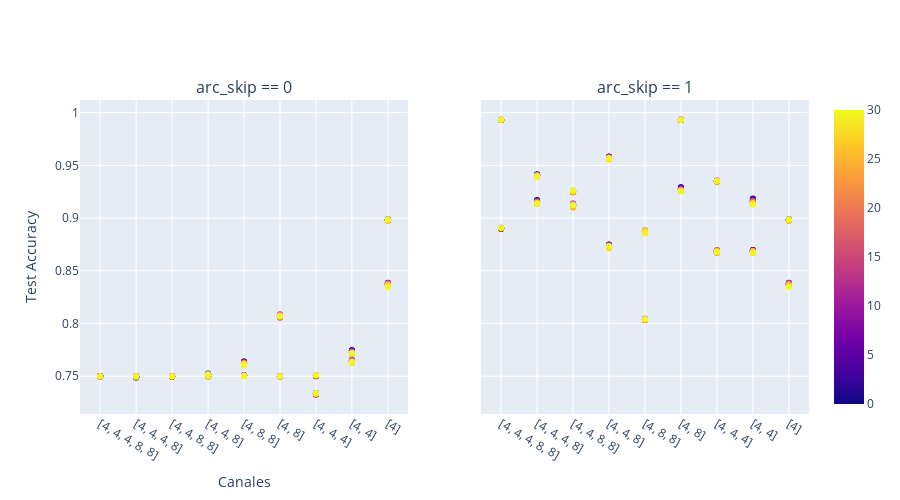

This figure's notebook cell:
### Code cell
import plotly.express as px
import pandas as pd

hue = "n_swaps"
yplot = "test_Accuracy"
xplot = "arc_features"

extra_info = ["arc_features", "arc_num_conv",  "arc_latent_volume", "arc_encoder_blocks"]

df0 = df.query("arc_skip == 0")
df1 = df.query("arc_skip == 1")

fig0 = px.scatter(
    df0, x=xplot, y=yplot, color=hue, title="No skip", hover_data=extra_info)

fig1 = px.scatter(df1, x=xplot, y=yplot, color=hue, title="Skip", hover_data=extra_info)

fig0.update_layout(showlegend=False)  # Oculta la leyenda en el primer gráfico

# Combinar ambos gráficos en subplots
from plotly.subplots import make_subplots
import plotly.graph_objects as go

fig = make_subplots(rows=1, cols=2, subplot_titles=["arc_skip == 0", "arc_skip == 1"], shared_yaxes=True)

for trace in fig0.data:
    fig.add_trace(trace, row=1, col=1)

for trace in fig1.data:
    fig.add_trace(trace, row=1, col=2)

fig.update_layout(width=900, height=500, legend_title="Num swaps", showlegend=True,
                  xaxis={'title':{'text':"Canales"}},
                  yaxis={'title':{'text':"Test Accuracy"}},)

fig.show()

### Figure 1 — Plotly figure (JSON) as saved in the notebook; plotly's stock layout.template omitted (floating-point values rounded to 4 significant figures; data arrays with more than 128 entries replaced by an {"elided": "..."} marker saying what was removed)
{"data": [{"customdata": {"elided": "306x3 int values"}, "hovertemplate": "arc_features=%{x}<br>test_Accuracy=%{y}<br>arc_num_conv=%{customdata[0]}<br>arc_latent_volume=%{customdata[1]}<br>arc_encoder_blocks=%{customdata[2]}<br>n_swaps=%{marker.color}<extra></extra>", "legendgroup": "", "marker": {"color": {"elided": "306 int values"}, "coloraxis": "coloraxis", "symbol": "circle"}, "mode": "markers", "name": "", "orientation": "v", "showlegend": false, "type": "scatter", "x": {"elided": "306 str values"}, "xaxis": "x", "y": {"elided": "306 float values"}, "yaxis": "y"}, {"customdata": {"elided": "306x3 int values"}, "hovertemplate": "arc_features=%{x}<br>test_Accuracy=%{y}<br>arc_num_conv=%{customdata[0]}<br>arc_latent_volume=%{customdata[1]}<br>arc_encoder_blocks=%{customdata[2]}<br>n_swaps=%{marker.color}<extra></extra>", "legendgroup": "", "marker": {"color": {"elided": "306 int values"}, "coloraxis": "coloraxis", "symbol": "circle"}, "mode": "markers", "name": "", "orientation": "v", "showlegend": false, "type": "scatter", "x": {"elided": "306 str values"}, "xaxis": "x2", "y": {"elided": "306 float values"}, "yaxis": "y2"}], "layout": {"annotations": [{"font": {"size": 16}, "showarrow": false, "text": "arc_skip == 0", "x": 0.225, "xanchor": "center", "xref": "paper", "y": 1, "yanchor": "bottom", "yref": "paper"}, {"font": {"size": 16}, "showarrow": false, "text": "arc_skip == 1", "x": 0.775, "xanchor": "center", "xref": "paper", "y": 1, "yanchor": "bottom", "yref": "paper"}], "height": 500, "legend": {"title": {"text": "Num swaps"}}, "showlegend": true, "width": 900, "xaxis": {"anchor": "y", "domain": [0, 0.45], "title": {"text": "Canales"}}, "xaxis2": {"anchor": "y2", "domain": [0.55, 1]}, "yaxis": {"anchor": "x", "domain": [0, 1], "title": {"text": "Test Accuracy"}}, "yaxis2": {"anchor": "x2", "domain": [0, 1], "matches": "y", "showticklabels": false}}}
